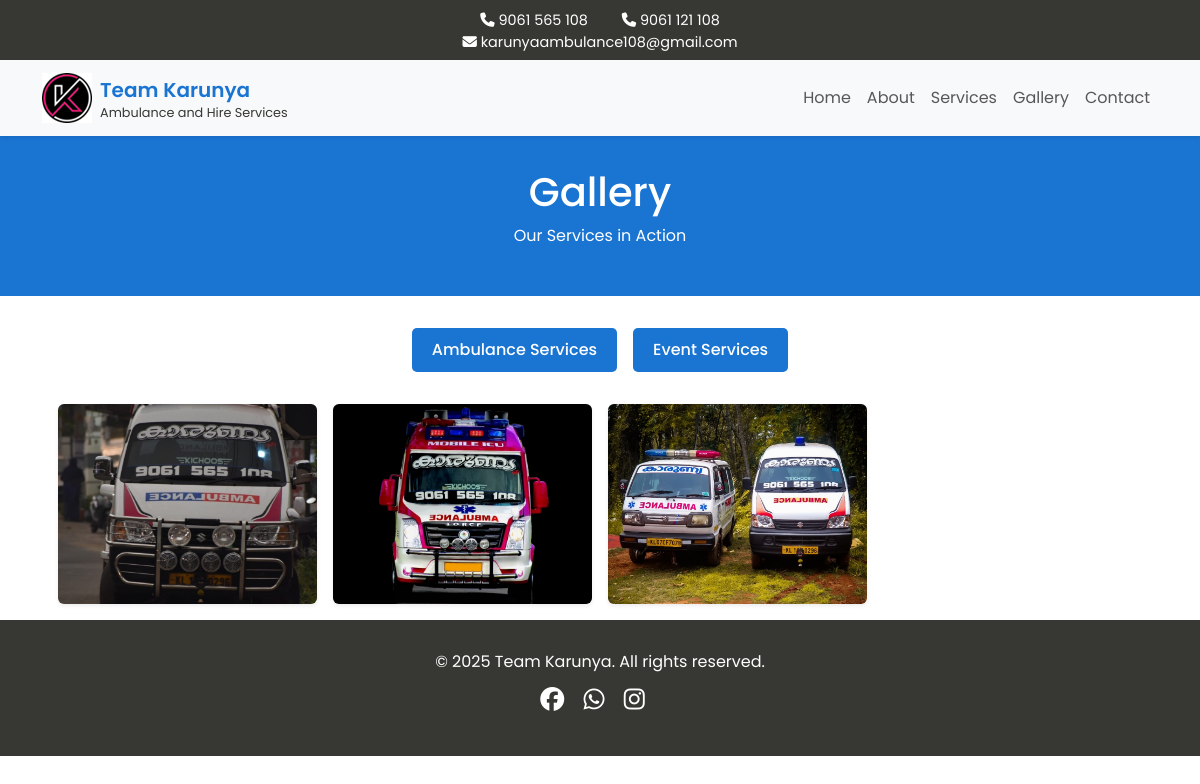
The page /gallery/ on the database as committed earlier.
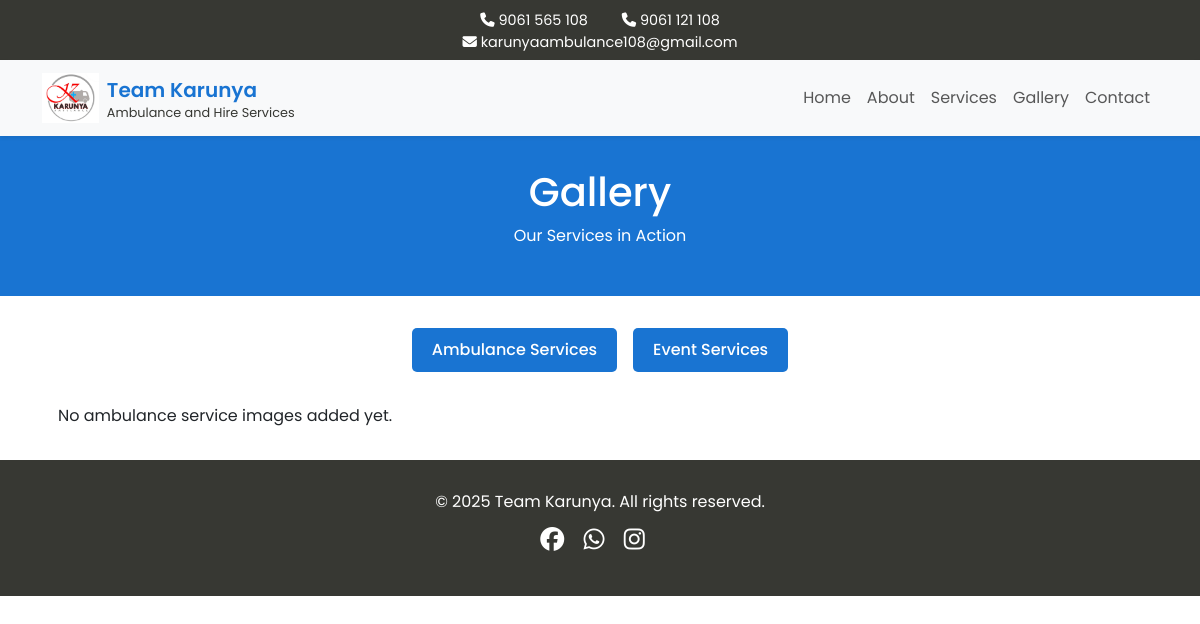
The same page on the database as committed later.
### teamK/models.py (models this page shows, shortened)
class SiteLogo(models.Model):
    logo = models.ImageField(upload_to="logo/")

class GalleryImage(models.Model):
    CATEGORY_CHOICES = [
        ("ambulance", "Ambulance Services"),
        ("event", "Event Services"),
    ]
    category = models.CharField(max_length=20, choices=CATEGORY_CHOICES)
    image = models.ImageField(upload_to="gallery/")

### teamK/views.py (the view)
# urls.py: path('gallery/', views.gallery, name='gallery'),
def gallery(request):
    ambulance_images = GalleryImage.objects.filter(category="ambulance")
    event_images = GalleryImage.objects.filter(category="event")
    return render(request, "teamK/gallery.html", {
        "ambulance_images": ambulance_images,
        "event_images": event_images,
    })

### teamK/context_processors.py (called while the page is built)
def site_logo(request):
    logo = SiteLogo.objects.first()  # get the first (or only) logo
    return {"site_logo": logo}

### teamK/templates/teamK/gallery.html (shortened to what this page needs)
{% load static %}
<!DOCTYPE html>
<html lang="en">
<head>
  <link href="https://cdn.jsdelivr.net/npm/bootstrap@5.3.0/dist/css/bootstrap.min.css" rel="stylesheet"/>
  <link href="https://cdnjs.cloudflare.com/ajax/libs/font-awesome/6.5.0/css/all.min.css" rel="stylesheet" />
  <link rel="stylesheet" href="{% static 'css/gallery.css' %}">
</head>
<body>
   <div class="top-bar">
     <a href="tel:+919061565108"><i class="fas fa-phone"></i> 9061 565 108</a>
     <a href="tel:+919061121108"><i class="fas fa-phone"></i> 9061 121 108</a> <br>
     <a href="mailto:karunyaambulance108@gmail.com"><i class="fas fa-envelope"></i> karunyaambulance108@gmail.com</a>
   </div>
    <nav class="navbar navbar-expand-lg navbar-light bg-light sticky-top shadow-sm">
      <div class="container">
        <a class="navbar-brand" href="{% url 'index' %}">
           {% if site_logo and site_logo.logo %}
          <img src="{{ site_logo.logo.url }}" alt="Team Karunya Logo" class="logo-img me-2" style="height:50px; width:auto;">
          {% else %}
            <img src="{% static 'images/default-logo.jpg' %}" alt="Default Logo" class="logo-img me-2" style="height:50px; width:auto;">
          {% endif %}
          <div>
            Team Karunya
            <span class="subtitle clr2">Ambulance and Hire Services</span>
          </div>
        </a>
        <div class="collapse navbar-collapse justify-content-end" id="navbarNav">
          <ul class="navbar-nav">
            <li class="nav-item"><a href="{% url 'index' %}" class="nav-link">Home</a></li>
            <li class="nav-item"><a href="{% url 'about' %}" class="nav-link">About</a></li>
            <li class="nav-item"><a href="{% url 'services' %}" class="nav-link">Services</a></li>
            <li class="nav-item"><a href="{% url 'gallery' %}" class="nav-link">Gallery</a></li>
            <li class="nav-item"><a href="{% url 'contact' %}" class="nav-link">Contact</a></li>
          </ul>
        </div>
      </div>
    </nav>
  <header class="hero">
    <h1>Gallery</h1>
    <p>Our Services in Action</p>
  </header>
  <div class="container">
    <div class="toggle-buttons">
      <button id="btnAmbulance" class="active">Ambulance Services</button>
      <button id="btnEvent">Event Services</button>
    </div>
    <div id="ambulanceSection" class="gallery-section active">
      <div class="row g-3">
        {% for img in ambulance_images %}
        <div class="col-6 col-md-4 col-lg-3">
          <img src="{{ img.image.url }}" alt="Ambulance Service Image" loading="lazy" class="img-fluid rounded shadow-sm" />
        </div>
        {% empty %}
        <p>No ambulance service images added yet.</p>
        {% endfor %}
    </div>
    </div>
  </div>
  <footer class="footer text-center">
  <div class="container">
    <p class="mb-2">© 2025 Team Karunya. All rights reserved.</p>
    <div class="social-icons mb-2">
      <a href="https://facebook.com" target="_blank"><i class="fab fa-facebook"></i></a>
      <a href="https://wa.me/919061565108" target="_blank"><i class="fab fa-whatsapp"></i></a>
      <a href="https://instagram.com" target="_blank"><i class="fab fa-instagram"></i></a>
    </div>
  </div>
</footer>
</body>
</html>

Rows that differ between the two databases and show on the page:
removed SiteLogo: logo (picture)
removed GalleryImage: image (picture)
removed GalleryImage: image (picture)
removed GalleryImage: image (picture)
Other text that changed with them:
text now shown: "No ambulance service images added yet."
